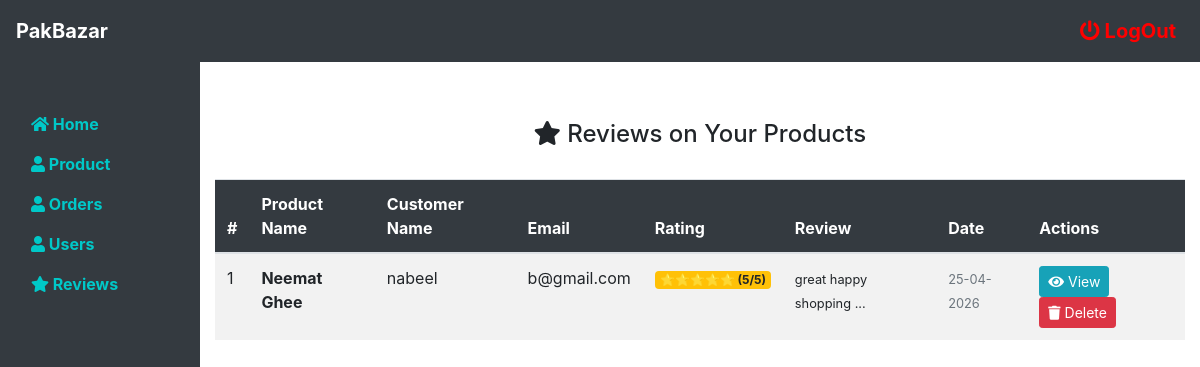
Page /supplier/reviews.php (signed in) on the committed database.
### tables this page shows
CREATE TABLE `reviews` (
  `review_id` int(11) NOT NULL,
  `product_id` int(11) NOT NULL,
  `user_id` int(11) NOT NULL,
  `rating` int(11) NOT NULL CHECK (`rating` >= 1 and `rating` <= 5),
  `review_text` text DEFAULT NULL,
  `created_at` timestamp NOT NULL DEFAULT current_timestamp()
);

CREATE TABLE `product` (
  `pid` int(11) NOT NULL,
  `user_id` int(11) NOT NULL,
  `name` varchar(100) NOT NULL,
  `category` varchar(100) NOT NULL,
  `description` varchar(255) NOT NULL,
  `pic01` blob NOT NULL,
  `price` varchar(100) NOT NULL
);

CREATE TABLE `registration` (
  `id` int(11) NOT NULL,
  `name` varchar(255) NOT NULL,
  `email` varchar(255) NOT NULL,
  `password` varchar(255) NOT NULL,
  `role` varchar(50) NOT NULL
);

### supplier/reviews.php (the view, shortened to what this page needs)
<?php include 'sidebar.php'; ?>
<div class="container-fluid">
    <div class="row">
        <div class="col-md-2">
        </div>
        <div class="col-md-10" style="margin-top: 120px;">
            <h4 style="text-align: center; font-size: 24px; margin-bottom: 30px;">
                <i class="fas fa-star"></i> Reviews on Your Products
            </h4>
            <div class="table-responsive">
                <table class="table table-striped table-hover">
                    <thead class="bg-dark text-white">
                        <tr>
                            <th>#</th>
                            <th>Product Name</th>
                            <th>Customer Name</th>
                            <th>Email</th>
                            <th>Rating</th>
                            <th>Review</th>
                            <th>Date</th>
                            <th>Actions</th>
                        </tr>
                    </thead>
                    <tbody>
                        <?php
                        $i = 0;
                        $supplier_id = $_SESSION['bid'];
                        $query = "SELECT r.review_id, r.rating, r.review_text, r.created_at,
                                          p.name as product_name, p.pid, p.user_id,
                                          reg.name as customer_name, reg.email
                                   FROM reviews r
                                   INNER JOIN product p ON r.product_id = p.pid
                                   INNER JOIN registration reg ON r.user_id = reg.id
                                   WHERE p.user_id = '$supplier_id'
                                   ORDER BY r.created_at DESC";
                        $result = mysqli_query($conn, $query);
                        if (mysqli_num_rows($result) > 0) {
                            while ($row = mysqli_fetch_array($result)) {
                                $i++;
                                $stars = str_repeat('⭐', $row['rating']);
                                ?>
                                <tr>
                                    <td><?php echo $i; ?></td>
                                    <td><strong><?php echo htmlspecialchars($row['product_name']); ?></strong></td>
                                    <td><?php echo htmlspecialchars($row['customer_name']); ?></td>
                                    <td><?php echo htmlspecialchars($row['email']); ?></td>
                                    <td>
                                        <span class="badge badge-warning">
                                            <?php echo $stars; ?> (<?php echo $row['rating']; ?>/5)
                                        </span>
                                    </td>
                                    <td>
                                        <small><?php echo htmlspecialchars(substr($row['review_text'], 0, 50)); ?>...</small>
                                    </td>
                                    <td>
                                        <small class="text-muted">
                                            <?php echo date('d-m-Y', strtotime($row['created_at'])); ?>
                                        </small>
                                    </td>
                                    <td>
                                        <button class="btn btn-sm btn-info" data-toggle="modal" data-target="#reviewModal<?php echo $row['review_id']; ?>">
                                            <i class="fas fa-eye"></i> View
                                        </button>
                                        <a href="deletereview.php?id=<?php echo $row['review_id']; ?>" class="btn btn-sm btn-danger" onclick="return confirm('Delete this review?');">
                                            <i class="fas fa-trash"></i> Delete
                                        </a>
                                    </td>
                                </tr>
                                <?php
                            }
                        } else {
                            echo '<tr><td colspan="8" class="text-center text-muted">No reviews yet for your products</td></tr>';
                        }
                        ?>
                    </tbody>
                </table>
            </div>
        </div>
    </div>
</div>

### supplier/sidebar.php (style rules this page uses)
@media (min-width: 768px) { a { color: rgb(0,200,200); font-weight: bold; } }

### rows in the picture
reviews: product.name "Neemat Ghee", user.name "nabeel", user.email "b@gmail.com", rating "⭐⭐⭐⭐⭐", rating "5", review_text "great happy shopping", created_at "25-04-2026"
